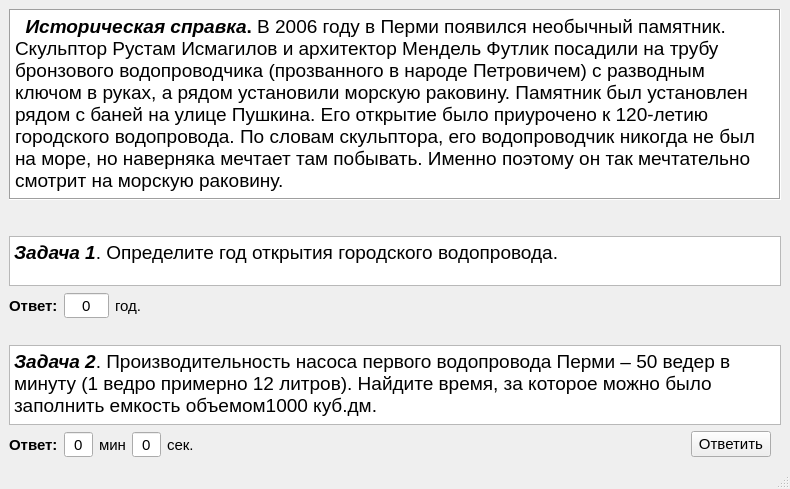
<?xml version="1.0" encoding="UTF-8"?>
<ui version="4.0">
 <class>MainWindow</class>
 <widget class="QMainWindow" name="MainWindow">
  <property name="geometry">
   <rect>
    <x>0</x>
    <y>0</y>
    <width>790</width>
    <height>489</height>
   </rect>
  </property>
  <property name="windowTitle">
   <string>Водопроводчик</string>
  </property>
  <widget class="QWidget" name="centralwidget">
   <layout class="QVBoxLayout" name="verticalLayout">
    <item>
     <widget class="QTextBrowser" name="textBrowser">
      <property name="frameShape">
       <enum>QFrame::Box</enum>
      </property>
      <property name="html">
       <string>&lt;!DOCTYPE HTML PUBLIC &quot;-//W3C//DTD HTML 4.0//EN&quot; &quot;http://www.w3.org/TR/REC-html40/strict.dtd&quot;&gt;
&lt;html&gt;&lt;head&gt;&lt;meta name=&quot;qrichtext&quot; content=&quot;1&quot; /&gt;&lt;style type=&quot;text/css&quot;&gt;
p, li { white-space: pre-wrap; }
&lt;/style&gt;&lt;/head&gt;&lt;body style=&quot; font-family:'MS Shell Dlg 2'; font-size:8.25pt; font-weight:400; font-style:normal;&quot;&gt;
&lt;p style=&quot; margin-top:0px; margin-bottom:0px; margin-left:0px; margin-right:0px; -qt-block-indent:0; text-indent:0px; background-color:#ffffff;&quot;&gt;&lt;span style=&quot; font-size:14pt; font-weight:600; font-style:italic; color:#000000;&quot;&gt;  Историческая справка&lt;/span&gt;&lt;span style=&quot; font-size:14pt; font-weight:600; color:#000000;&quot;&gt;.&lt;/span&gt;&lt;span style=&quot; font-size:14pt; color:#000000;&quot;&gt; В 2006 году в Перми появился необычный памятник. Скульптор Рустам Исмагилов и архитектор Мендель Футлик посадили на трубу бронзового водопроводчика (прозванного в народе Петровичем) с разводным ключом в руках, а рядом установили морскую раковину. Памятник был установлен рядом с баней на улице Пушкина. Его открытие было приурочено к 120-летию городского водопровода. По словам скульптора, его водопроводчик никогда не был на море, но наверняка мечтает там побывать. Именно поэтому он так мечтательно смотрит на морскую раковину.&lt;/span&gt;&lt;span style=&quot; font-size:8pt;&quot;&gt; &lt;/span&gt;&lt;/p&gt;&lt;/body&gt;&lt;/html&gt;</string>
      </property>
     </widget>
    </item>
    <item>
     <spacer name="verticalSpacer">
      <property name="orientation">
       <enum>Qt::Vertical</enum>
      </property>
      <property name="sizeType">
       <enum>QSizePolicy::Minimum</enum>
      </property>
      <property name="sizeHint" stdset="0">
       <size>
        <width>20</width>
        <height>30</height>
       </size>
      </property>
     </spacer>
    </item>
    <item>
     <widget class="QTextBrowser" name="textBrowser_2">
      <property name="maximumSize">
       <size>
        <width>16777215</width>
        <height>50</height>
       </size>
      </property>
      <property name="html">
       <string>&lt;!DOCTYPE HTML PUBLIC &quot;-//W3C//DTD HTML 4.0//EN&quot; &quot;http://www.w3.org/TR/REC-html40/strict.dtd&quot;&gt;
&lt;html&gt;&lt;head&gt;&lt;meta name=&quot;qrichtext&quot; content=&quot;1&quot; /&gt;&lt;style type=&quot;text/css&quot;&gt;
p, li { white-space: pre-wrap; }
&lt;/style&gt;&lt;/head&gt;&lt;body style=&quot; font-family:'MS Shell Dlg 2'; font-size:8.25pt; font-weight:400; font-style:normal;&quot;&gt;
&lt;p style=&quot; margin-top:0px; margin-bottom:0px; margin-left:0px; margin-right:0px; -qt-block-indent:0; text-indent:0px;&quot;&gt;&lt;span style=&quot; font-size:14pt; font-weight:600; font-style:italic; color:#000000;&quot;&gt;Задача 1&lt;/span&gt;&lt;span style=&quot; font-size:14pt; color:#000000;&quot;&gt;. Определите год открытия городского водопровода.&lt;/span&gt;&lt;span style=&quot; font-size:8pt;&quot;&gt; &lt;/span&gt;&lt;/p&gt;&lt;/body&gt;&lt;/html&gt;</string>
      </property>
     </widget>
    </item>
    <item>
     <layout class="QHBoxLayout" name="horizontalLayout">
      <item>
       <widget class="QLabel" name="label">
        <property name="sizePolicy">
         <sizepolicy hsizetype="Fixed" vsizetype="Preferred">
          <horstretch>0</horstretch>
          <verstretch>0</verstretch>
         </sizepolicy>
        </property>
        <property name="font">
         <font>
          <pointsize>11</pointsize>
          <weight>75</weight>
          <bold>true</bold>
         </font>
        </property>
        <property name="text">
         <string>Ответ:</string>
        </property>
       </widget>
      </item>
      <item>
       <widget class="QSpinBox" name="spinBox">
        <property name="sizePolicy">
         <sizepolicy hsizetype="Fixed" vsizetype="Fixed">
          <horstretch>0</horstretch>
          <verstretch>0</verstretch>
         </sizepolicy>
        </property>
        <property name="minimumSize">
         <size>
          <width>0</width>
          <height>0</height>
         </size>
        </property>
        <property name="font">
         <font>
          <pointsize>11</pointsize>
         </font>
        </property>
        <property name="alignment">
         <set>Qt::AlignCenter</set>
        </property>
        <property name="buttonSymbols">
         <enum>QAbstractSpinBox::NoButtons</enum>
        </property>
        <property name="minimum">
         <number>0</number>
        </property>
        <property name="maximum">
         <number>2021</number>
        </property>
        <property name="value">
         <number>0</number>
        </property>
       </widget>
      </item>
      <item>
       <widget class="QLabel" name="label_2">
        <property name="font">
         <font>
          <pointsize>11</pointsize>
         </font>
        </property>
        <property name="text">
         <string>год.</string>
        </property>
       </widget>
      </item>
      <item>
       <spacer name="horizontalSpacer_2">
        <property name="orientation">
         <enum>Qt::Horizontal</enum>
        </property>
        <property name="sizeHint" stdset="0">
         <size>
          <width>40</width>
          <height>20</height>
         </size>
        </property>
       </spacer>
      </item>
     </layout>
    </item>
    <item>
     <spacer name="verticalSpacer_2">
      <property name="orientation">
       <enum>Qt::Vertical</enum>
      </property>
      <property name="sizeType">
       <enum>QSizePolicy::Fixed</enum>
      </property>
      <property name="sizeHint" stdset="0">
       <size>
        <width>20</width>
        <height>20</height>
       </size>
      </property>
     </spacer>
    </item>
    <item>
     <widget class="QTextBrowser" name="textBrowser_3">
      <property name="maximumSize">
       <size>
        <width>16777215</width>
        <height>80</height>
       </size>
      </property>
      <property name="html">
       <string>&lt;!DOCTYPE HTML PUBLIC &quot;-//W3C//DTD HTML 4.0//EN&quot; &quot;http://www.w3.org/TR/REC-html40/strict.dtd&quot;&gt;
&lt;html&gt;&lt;head&gt;&lt;meta name=&quot;qrichtext&quot; content=&quot;1&quot; /&gt;&lt;style type=&quot;text/css&quot;&gt;
p, li { white-space: pre-wrap; }
&lt;/style&gt;&lt;/head&gt;&lt;body style=&quot; font-family:'MS Shell Dlg 2'; font-size:8.25pt; font-weight:400; font-style:normal;&quot;&gt;
&lt;p style=&quot; margin-top:0px; margin-bottom:0px; margin-left:0px; margin-right:0px; -qt-block-indent:0; text-indent:0px;&quot;&gt;&lt;span style=&quot; font-size:14pt; font-weight:600; font-style:italic; color:#000000;&quot;&gt;Задача 2&lt;/span&gt;&lt;span style=&quot; font-size:14pt; color:#000000;&quot;&gt;. Производительность насоса первого водопровода Перми – 50 ведер в минуту (1 ведро примерно 12 литров). Найдите время, за которое можно было заполнить емкость объемом1000 куб.дм.&lt;/span&gt;&lt;span style=&quot; font-size:8pt;&quot;&gt; &lt;/span&gt;&lt;/p&gt;&lt;/body&gt;&lt;/html&gt;</string>
      </property>
     </widget>
    </item>
    <item>
     <layout class="QHBoxLayout" name="horizontalLayout_2">
      <item>
       <widget class="QLabel" name="label_4">
        <property name="font">
         <font>
          <pointsize>11</pointsize>
          <weight>75</weight>
          <bold>true</bold>
         </font>
        </property>
        <property name="text">
         <string>Ответ:</string>
        </property>
       </widget>
      </item>
      <item>
       <widget class="QSpinBox" name="spinBox_1">
        <property name="minimumSize">
         <size>
          <width>0</width>
          <height>0</height>
         </size>
        </property>
        <property name="font">
         <font>
          <pointsize>11</pointsize>
         </font>
        </property>
        <property name="alignment">
         <set>Qt::AlignCenter</set>
        </property>
        <property name="buttonSymbols">
         <enum>QAbstractSpinBox::NoButtons</enum>
        </property>
        <property name="minimum">
         <number>0</number>
        </property>
        <property name="maximum">
         <number>99</number>
        </property>
        <property name="value">
         <number>0</number>
        </property>
       </widget>
      </item>
      <item>
       <widget class="QLabel" name="label_3">
        <property name="font">
         <font>
          <pointsize>11</pointsize>
         </font>
        </property>
        <property name="text">
         <string>мин</string>
        </property>
       </widget>
      </item>
      <item>
       <widget class="QSpinBox" name="spinBox_2">
        <property name="minimumSize">
         <size>
          <width>0</width>
          <height>0</height>
         </size>
        </property>
        <property name="font">
         <font>
          <pointsize>11</pointsize>
         </font>
        </property>
        <property name="alignment">
         <set>Qt::AlignCenter</set>
        </property>
        <property name="buttonSymbols">
         <enum>QAbstractSpinBox::NoButtons</enum>
        </property>
        <property name="minimum">
         <number>0</number>
        </property>
        <property name="maximum">
         <number>99</number>
        </property>
        <property name="value">
         <number>0</number>
        </property>
       </widget>
      </item>
      <item>
       <widget class="QLabel" name="label_5">
        <property name="font">
         <font>
          <pointsize>11</pointsize>
         </font>
        </property>
        <property name="text">
         <string>сек.</string>
        </property>
       </widget>
      </item>
      <item>
       <spacer name="horizontalSpacer">
        <property name="orientation">
         <enum>Qt::Horizontal</enum>
        </property>
        <property name="sizeHint" stdset="0">
         <size>
          <width>40</width>
          <height>20</height>
         </size>
        </property>
       </spacer>
      </item>
      <item>
       <widget class="QPushButton" name="answerButton">
        <property name="font">
         <font>
          <pointsize>11</pointsize>
         </font>
        </property>
        <property name="text">
         <string>Ответить</string>
        </property>
       </widget>
      </item>
      <item>
       <spacer name="horizontalSpacer_3">
        <property name="orientation">
         <enum>Qt::Horizontal</enum>
        </property>
        <property name="sizeType">
         <enum>QSizePolicy::Fixed</enum>
        </property>
        <property name="sizeHint" stdset="0">
         <size>
          <width>10</width>
          <height>20</height>
         </size>
        </property>
       </spacer>
      </item>
     </layout>
    </item>
   </layout>
  </widget>
  <widget class="QMenuBar" name="menubar">
   <property name="geometry">
    <rect>
     <x>0</x>
     <y>0</y>
     <width>790</width>
     <height>21</height>
    </rect>
   </property>
  </widget>
  <widget class="QStatusBar" name="statusbar"/>
 </widget>
 <resources/>
 <connections/>
</ui>
